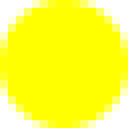
#> input picture games/craftax_assets/debug-2.png, 16 x 16 px, given in place of debug_tile.png, which was not available (shown 8 times larger)
$ python craftax_atlas_fp.py
#> lines starting #> are read from the running program, lines starting #| are printed output that depends on the picture; pictures that were not available may be replaced by others from this repository, and a replacement may not be noted
"""CLI: bake Craftax's textures at full 16x16 for the first-person variant.

    uv run python tools/craftax_atlas_fp.py

Writes ``examples/games/multifile/variants/craftax_fp/src/15_atlas_fp.js``.

Why a second atlas rather than reusing 15_atlas.js
--------------------------------------------------
``tools/craftax_atlas.py`` pre-downscales every texture to 7x7, and that
downscale is parity-critical: Craftax renders the agent view at
``BLOCK_PIXEL_SIZE_AGENT = 7``, so the classic port's tiles must be 7x7 or
its frame is not Craftax's frame.

The first-person view has no such constraint — there is no Craftax
first-person frame to be exact against — and it has the opposite problem. A
wall face a block away fills most of the screen, so a 7x7 texture stretched
over 40-odd pixels is a smear. Craftax's assets are natively 16x16
(``SRC_TILE``), so this tool skips the resize and bakes them as authored.

The variant ships BOTH: 15_atlas.js (7x7) still supplies the inventory icons
and count digits, so the inventory strip stays byte-identical to classic, and
this file supplies the 16x16 block and mob tiles the raycast samples.

Everything else follows the classic baker: blocks are forced opaque because
Craftax builds them as ``load_texture(...)[:, :, :3]``, OUT_OF_BOUNDS is solid
grey 128 rather than a texture, and the player/mob overlays keep their real
alpha for the sprite pass to blend with.
"""

from __future__ import annotations

import base64
from pathlib import Path

import numpy as np
from PIL import Image

REPO = Path(__file__).resolve().parents[1]
ASSETS = REPO / "games" / "craftax_assets"
OUT = (REPO / "examples" / "games" / "multifile" / "variants" / "craftax_fp"
       / "src" / "15_atlas_fp.js")

TILE = 16                   # Craftax's assets, as authored — no resize

# The first-person view region, in pixels (FIRST_PERSON_PLAN.md §4.5).
VIEW_ROWS, VIEW_COLS = 49, 64

# BlockType order, from craftax_classic/constants.py; identical to the classic
# baker's list, because the grid the raycast walks is indexed by block id.
BLOCKS = [
    "debug_tile.png",          # 0  INVALID
    "debug_tile.png",          # 1  OUT_OF_BOUNDS -> solid grey 128, see below
    "grass.png", "water.png", "stone.png", "tree.png", "wood.png", "path.png",
    "coal.png", "iron.png", "diamond.png", "table.png", "furnace.png",
    "sand.png", "lava.png", "plant_on_grass.png", "ripe_plant_on_grass.png",
]

# Alpha-blended sprites, for the billboard pass (FIRST_PERSON_PLAN.md §4.3).
OVERLAYS = [
    ("zombie", "zombie.png"), ("cow", "cow.png"), ("skeleton", "skeleton.png"),
    ("arrow_up", "arrow-up.png"), ("arrow_down", "arrow-down.png"),
    ("arrow_left", "arrow-left.png"), ("arrow_right", "arrow-right.png"),
]


def load(name: str, opaque: bool) -> Image.Image:
#> called with name = 'debug_tile.png', opaque = True
    img = Image.open(ASSETS / name).convert("RGBA")
#> img is the input picture: PIL image 16x16 RGBA; mean R, G, B, A 223.1, 223.1, 0, 200.5
    if img.size != (TILE, TILE):
        raise SystemExit(f"{name}: expected {TILE}x{TILE}, got {img.size}")
    if opaque:
        r, g, b, _ = img.split()
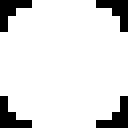
#> r: PIL image 16x16 L (shown 8 times larger); 87.5% white; black in thin lines or dots
#> b: PIL image 16x16 L; every value is 0
        img = Image.merge("RGBA", (r, g, b, Image.new("L", img.size, 255)))
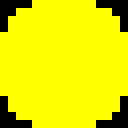
#> img: PIL image 16x16 RGBA (shown 8 times larger); mean R, G, B, A 223.1, 223.1, 0, 255
#> pass 3 of the loop in main, `for i, fname in enumerate(BLOCKS):`:
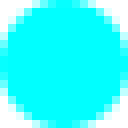
#> input picture games/craftax_assets/debug-3.png, 16 x 16 px, given in place of grass.png, which was not available (shown 8 times larger)
#> in load, img is the input picture: PIL image 16x16 RGBA; mean R, G, B, A 0, 223.1, 223.1, 200.5
#> in load (call 2), `img = Image.merge("RGBA", (r, g, b, Image.new("L", img.size, 255)))`:
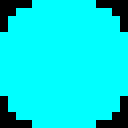
#> img: PIL image 16x16 RGBA (shown 8 times larger); mean R, G, B, A 0, 223.1, 223.1, 255
#> the loop made 11 passes; the first 3 are shown
    return img


def night_noise_f32() -> bytes:
    """Craftax's night_noise_intensity_texture, at the FIRST-PERSON view's size.

    Same expression as tools/craftax_atlas.py — a radial falloff,
    ``1 - exp(-0.5 * (x^2 + y^2) / 0.25)`` over a ``linspace(-1, 1)``
    meshgrid, transposed — but evaluated at (49, 64) rather than (49, 63),
    because the first-person view is one column wider than the classic map
    region. Baked rather than computed at runtime for the same reason as the
    classic one: ``Math.exp`` is QuickJS's libm in one engine and ieee754's in
    another, and only sin/cos are pinned across PlayTrain's engines.
    """
    xs, ys = np.meshgrid(
        np.linspace(-1, 1, VIEW_ROWS),
        np.linspace(-1, 1, VIEW_COLS),
    )
    tex = 1 - np.exp(-0.5 * (xs**2 + ys**2) / (0.5**2)).T
    assert tex.shape == (VIEW_ROWS, VIEW_COLS), tex.shape
    return tex.astype(np.float32).astype("<f4").tobytes()


def b64wrap(data: bytes) -> str:
    t = base64.b64encode(data).decode()
    parts = [t[i : i + 100] for i in range(0, len(t), 100)]
    return "\n  '" + "' +\n  '".join(parts) + "'"


def main() -> int:
    if not ASSETS.is_dir():
        raise SystemExit(f"no vendored assets at {ASSETS}")

    sprites: list[tuple[str, bytes]] = []
    for i, fname in enumerate(BLOCKS):
        if i == 1:
            sprites.append(("block_1", bytes([128, 128, 128, 255] * TILE * TILE)))
            continue
        sprites.append((f"block_{i}", load(fname, opaque=True).tobytes()))
    for key, fname in OVERLAYS:
        sprites.append((key, load(fname, opaque=False).tobytes()))

    stride = TILE * TILE * 4
    for key, data in sprites:
        assert len(data) == stride, f"{key}: {len(data)} bytes, expected {stride}"

    blob = b"".join(d for _, d in sprites)
    index = {key: i for i, (key, _) in enumerate(sprites)}
    entries = "\n".join(f"  {k}: {v}," for k, v in index.items())

    OUT.parent.mkdir(parents=True, exist_ok=True)
    OUT.write_text(f"""// 15_atlas_fp.js — GENERATED by tools/craftax_atlas_fp.py. DO NOT EDIT.
//
// Craftax's textures at their authored {TILE}x{TILE}, for the first-person
// raycast. The classic port bakes the same assets down to 7x7 because
// Craftax's agent view is 7px tiles; a first-person wall face covers far more
// screen than that, so this atlas keeps the full resolution.
//
// Layout is what rs_voxel_view wants: {len(sprites)} tiles of {TILE}x{TILE} RGBA,
// tile-major then row-major, so tile i starts at i * ATLAS_FP_STRIDE. Blocks
// occupy indices 0..{len(BLOCKS) - 1} in BlockType order, which is what makes the packed
// grid cell `(block_id << 1) | solid` index straight into it. The overlays
// after them are for the billboard sprite pass.
//
// Blocks are opaque: Craftax builds block textures as
// load_texture(...)[:, :, :3], discarding alpha whatever the PNG said.
// OUT_OF_BOUNDS (index 1) is not a texture at all, it is solid grey 128.

const ATLAS_FP_TILE = {TILE};
const ATLAS_FP_STRIDE = ATLAS_FP_TILE * ATLAS_FP_TILE * 4;
const ATLAS_FP_COUNT = {len(sprites)};

// Sprite index by name; multiply by ATLAS_FP_STRIDE for the byte offset.
const ATLAS_FP = {{
{entries}
}};

const ATLAS_FP_B64 ={b64wrap(blob)};

// Craftax's night_noise_intensity_texture at the first-person view's size:
// {VIEW_ROWS} rows x {VIEW_COLS} cols of float32, little-endian, row-major.
// The classic port bakes the same falloff at {VIEW_ROWS}x63 for its map region.
const NIGHT_NOISE_FP_ROWS = {VIEW_ROWS};
const NIGHT_NOISE_FP_COLS = {VIEW_COLS};
const NIGHT_NOISE_FP_B64 ={b64wrap(night_noise_f32())};
""")
    print(f"wrote {OUT.relative_to(REPO)}: {len(sprites)} tiles, {len(blob)} bytes")
    return 0


if __name__ == "__main__":
#> (the run stopped early here; a loop or call above may not have finished)
